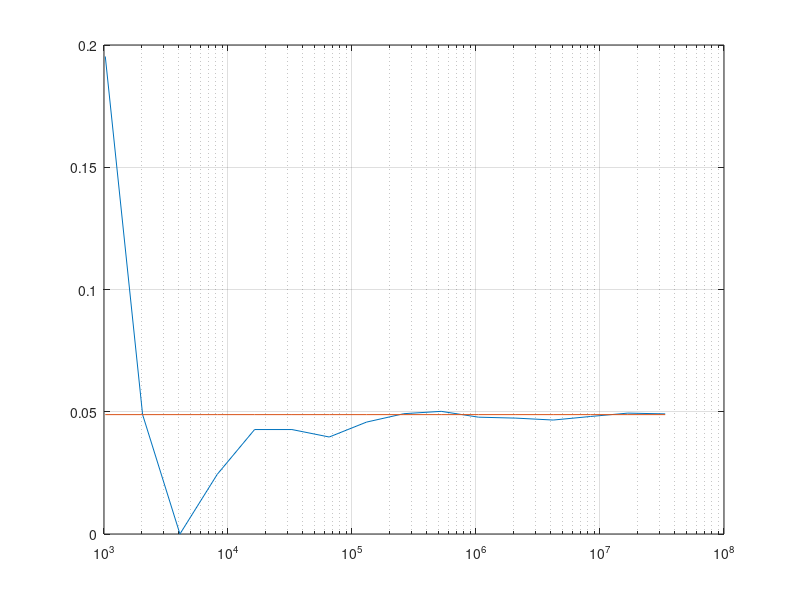
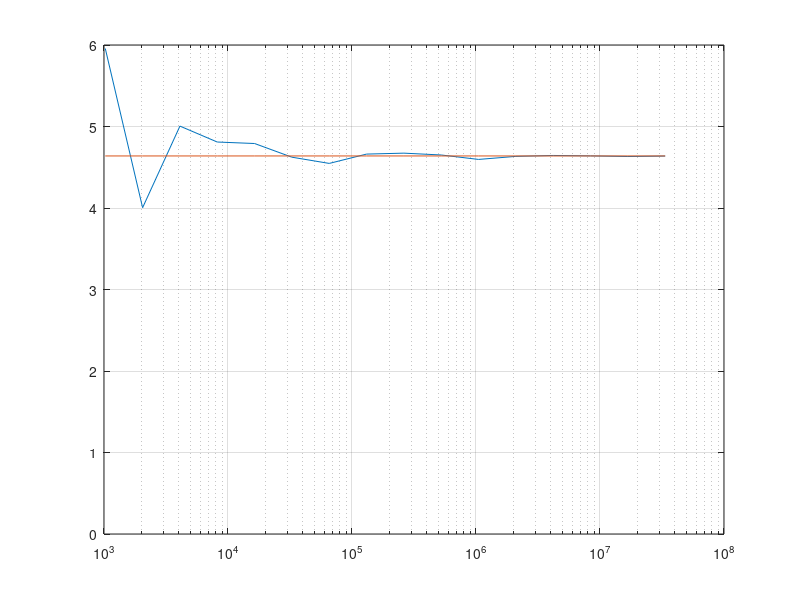
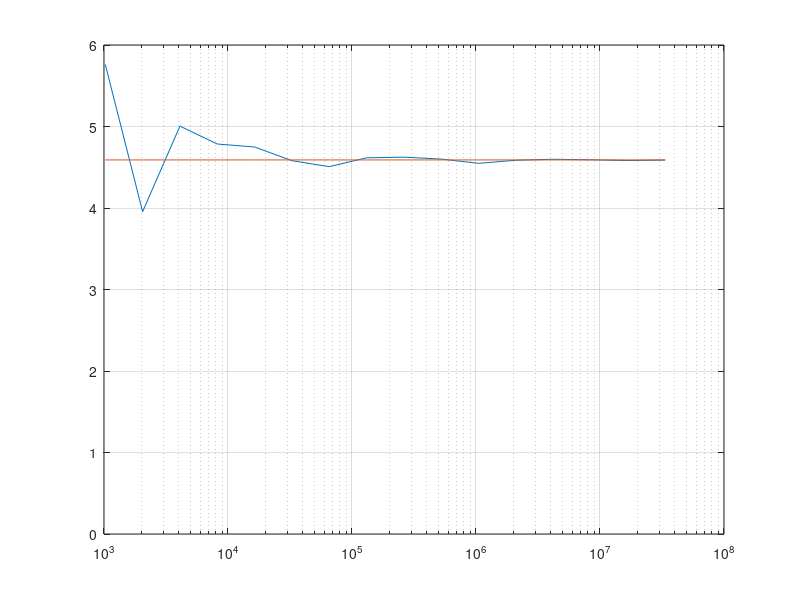

MATLAB code for these plots, in order:
% Testing the probability of particles leaving.

close all
clear all

% Number of grid points is Ng. Using normalized length L=Ng, and assigns
% uniform position in this interval, and velocity between +/- 1.

Ngx = 32;
Ngy = 16;

for p=10:25;

    No(p) = 2^p;
    N = No(p);


    x = Ngx*rand(N,1);
    y = Ngy*rand(N,1);
    vx = 2*rand(N,1)-1;
    vy = 2*rand(N,1)-1;

    x = x+vx;
    y = y+vy;

    leftx = (x<0)+(x>Ngx);
    lefty = (y<0)+(y>Ngy);
    left_corner = sum(leftx.*lefty);
    left  = logical(leftx+lefty);
%     for i=1:N
%         if(left(i) || 0)
%             disp([num2str(i) ': (' num2str(x(i)) ',' num2str(y(i)) ') leftx: ' num2str(leftx(i)) ', lefty: ' num2str(lefty(i))]);
%         end
%     end
    left = sum(left);
    left_edge = left-left_corner;

    frac_corner(p) = 100*left_corner/N;
    frac(p) = 100*left/N;
    frac_edge(p) = 100*left_edge/N;

end

ana_corner = 1/((2*Ngx)*(2*Ngy))
ana = 0.5/Ngx+0.5/Ngy-0.25/(Ngx*Ngy);
ana_edge = 0.5/Ngx+0.5/Ngy-0.5/(Ngx*Ngy);

ana_corner = ana_corner*100*ones(size(No))
ana = ana*100*ones(size(No))
ana_edge = ana_edge*100*ones(size(No))



semilogx(No,frac_corner);
hold all
grid on
semilogx(No,ana_corner);

figure
semilogx(No,frac);
hold all
grid on
semilogx(No,ana);

figure
semilogx(No,frac_edge);
hold all
grid on
semilogx(No,ana_edge);